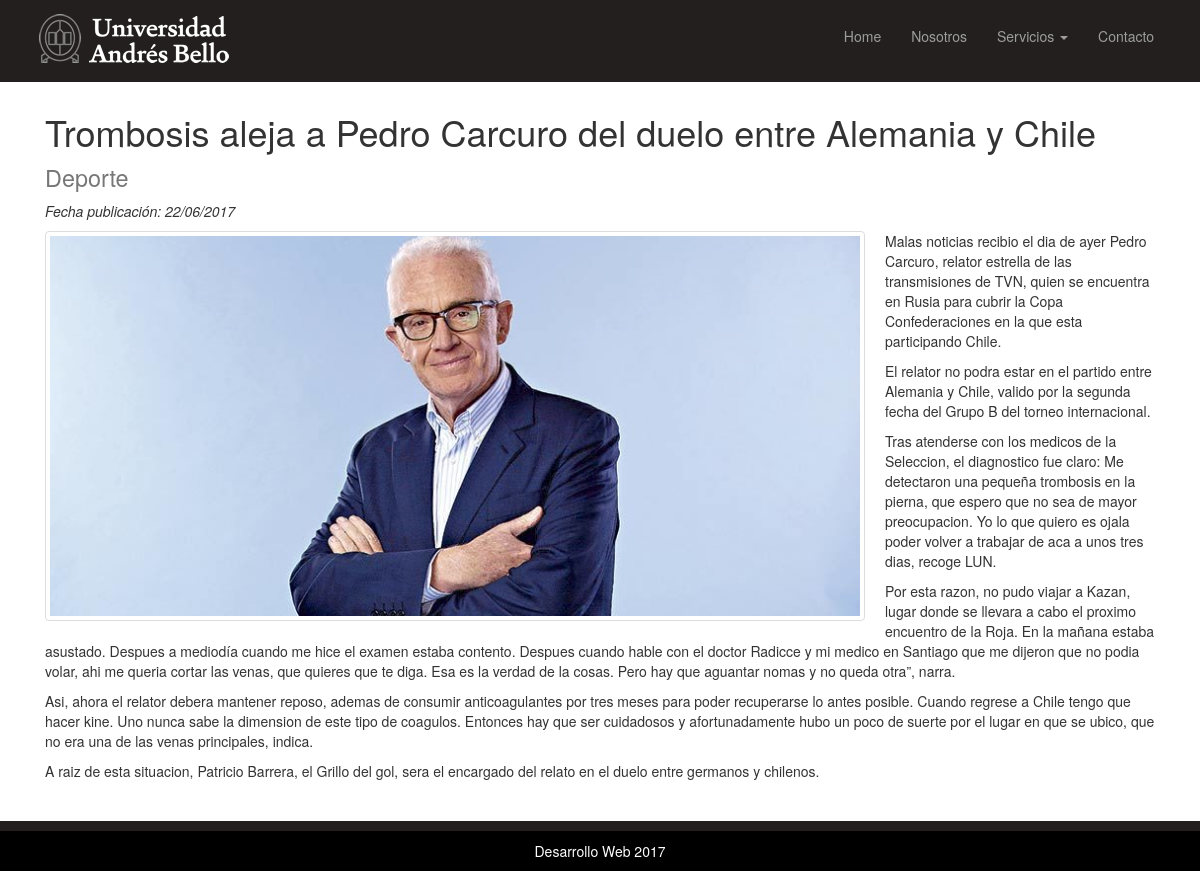
Page /noticia/8/ on the committed database.
### portalNoti/models.py (models this page shows, shortened)
class Noticia(models.Model):
    titular = models.CharField(max_length=140)
    categoria = models.ForeignKey(Categoria)
    description = models.TextField()
    destacada = models.BooleanField(default=False)
    created = models.DateTimeField(auto_now_add=True)
    modified = models.DateTimeField(auto_now=True)
    imagen = models.ImageField(upload_to='photos')

class Categoria(models.Model):
    nombre = models.CharField(max_length=140)
    created = models.DateTimeField(auto_now_add=True)
    modified = models.DateTimeField(auto_now=True)
    def __str__(self):
        return self.nombre

### portalNoti/views.py (the view)
# urls.py: url(r'^noticia/(?P<pk>[0-9]+)/$', views.noticia_detalle, name = 'noticia_detalle'),
def noticia_detalle(request, pk):
    noticia = get_object_or_404(Noticia, pk=pk)
    template_name = 'portalNoti/noticia_detalle.html'
    return render(request, template_name, {'noticia': noticia})

### templates/portalNoti/noticia_detalle.html (shortened to what this page needs)
{% extends 'base.html' %}
{% load thumbnail %}
{% block content %}
  <section>
    <div class="container">
      <div class="col-lg-12">
        <h1> {{noticia.titular}} <small>{{noticia.categoria}}</small></h1>
        <p><em>Fecha publicación: {{noticia.created|date:"d/m/Y"}}</em></p>
        {% thumbnail noticia.imagen "200x200" crop="center" as im %}
          <img src="{{ im.url }}" width="{{ im.width }}" height="{{ im.height }}" class="img-responsive img-thumbnail pull-left img-margin-right">
        {% endthumbnail %}
        <p>{{noticia.description|linebreaks}} </p>
      </div>
    </div>
  </section>
{% endblock %}

### static/css/style.css (style rules this page uses)
.img-margin-right { margin-right: 20px; }

### rows in the picture
Noticia: titular "Trombosis aleja a Pedro Carcuro del duelo entre Alemania y Chile", categoria "Deporte", created "22/06/2017", description "Malas noticias recibio el dia de ayer Pedro Carcuro, relator estrella de las transmisiones de TVN, quien se encuentra en Rusia para cubrir la Copa Confederaciones en la que esta participando Chile. El relator no podra estar en el partido entre Alemania y Chile, valido por la segunda fecha del Grupo B del torneo internacional. Tras atenderse con los medicos de la Seleccion, el diagnostico fue claro: Me detectaron una pequeña trombosis en la pierna, que espero que no sea de mayor preocupacion. Yo lo que quiero es ojala poder volver a trabajar de aca a unos tres dias, recoge LUN. Por esta razon, no pudo viajar a Kazan, lugar donde se llevara a cabo el proximo encuentro de la Roja. En la mañana…"
